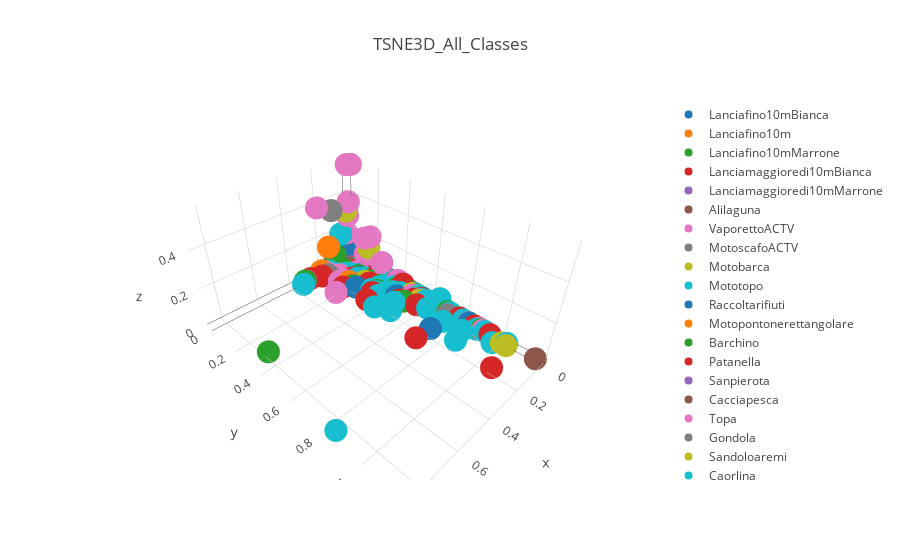

The notebook cell saved with this chart:
### Code cell
y_labels = np.unique(y)

traces = []
for label in y_labels:
    traces.append(go.Scatter3d(x=df[df['labels'] == label]['x'], y=df[df['labels'] == label]['y'], z=df[df['labels'] == label]['z'],
                    mode='markers', name=train_cvj.get_class_id_2_name(label)))
    
data = go.Data(traces)

layout = go.Layout(title="TSNE3D_All_Classes")
print(layout.title)

fig = go.Figure(data=data, layout=layout)

pyo.iplot(fig)

### Figure 1 — Plotly figure (JSON) as saved in the notebook; plotly's stock layout.template omitted (floating-point values rounded to 4 significant figures; data arrays with more than 128 entries replaced by an {"elided": "..."} marker saying what was removed)
{"data": [{"mode": "markers", "name": "Lanciafino10mBianca", "type": "scatter3d", "uid": "f00d61bc-87be-4b50-b514-28be48cb7331", "x": {"elided": "354 float values"}, "y": {"elided": "354 float values"}, "z": {"elided": "354 float values"}}, {"mode": "markers", "name": "Lanciafino10m", "type": "scatter3d", "uid": "2cdd40f5-9c3b-4409-b1c1-b2c084d55bdf", "x": [0, 0, 0, 0, 0, 0.0003768, 0, 0, 0, 0, 0, 0.002312, 0, 0], "y": [0, 0, 0, 0, 0, 0, 0, 0, 0, 0, 0, 0, 0, 0], "z": [0, 0, 0, 0, 0, 0, 0, 0, 0, 0, 0, 0, 0, 0.0006801]}, {"mode": "markers", "name": "Lanciafino10mMarrone", "type": "scatter3d", "uid": "cc0cdee9-bfa3-4b97-b7f7-cbdb00bd20a2", "x": {"elided": "224 float values"}, "y": {"elided": "224 float values"}, "z": {"elided": "224 float values"}}, {"mode": "markers", "name": "Lanciamaggioredi10mBianca", "type": "scatter3d", "uid": "907d0a42-0881-4f3c-a3a8-3164d31bce59", "x": [0.02108, 0, 0.004054, 0, 0, 0], "y": [0, 0.00153, 0.007884, 0, 0.01254, 0], "z": [0, 0, 0, 0, 0, 0]}, {"mode": "markers", "name": "Lanciamaggioredi10mMarrone", "type": "scatter3d", "uid": "25744a5b-6fc6-4c9b-948f-4d24b03c6257", "x": [0.0135, 0, 0, 0.03641], "y": [0, 0, 0.01446, 0], "z": [0.01183, 0, 0, 0]}, {"mode": "markers", "name": "Alilaguna", "type": "scatter3d", "uid": "340f687a-d537-4246-aba0-9e9e30203959", "x": [0, 0, 0.002021, 0.004953, 0, 0.03429, 0.01013, 0.002103, 0, 0, 0, 0, 0.0008739, 0.05456, 0.04291, 0, 0, 0.03342, 0.002044, 0, 0.01792, 0.0005583, 0.01378, 0, 0, 0, 0, 0, 0.01037, 0, 0.02094, 0.07015, 0, 0.006665, 0.01473, 0, 0, 0.001306, 0.005407, 0.02272, 0.006788, 0.003237, 0.006808, 0.0001834, 0, 0.004269, 0, 0.01742, 0, 0.006106, 0, 0, 0, 0, 0, 0, 0, 0, 0, 0.004276], "y": [0.0002896, 0.01783, 0, 0, 0, 0, 0, 0, 0.001819, 0, 0, 0.0003264, 0, 0, 0, 0.001857, 0.0002095, 0, 0, 0, 0, 0, 0.1548, 0, 0, 0, 0, 0, 0, 0.0001251, 0, 0, 0.0451, 0, 0, 0.004673, 0, 0, 0.1317, 0.001463, 0, 0.01107, 0, 0, 0.004038, 0, 0.02036, 0.001739, 0, 0, 0, 0.03973, 0.002168, 0, 0, 0.00413, 0.01962, 0.0398, 0.02279, 0], "z": [0, 0, 0, 0, 0, 0, 0, 0, 0, 0, 0, 0, 0, 0.003313, 0, 0, 0, 0.008642, 0, 0, 0, 0, 0, 0, 0, 0, 0, 0, 0, 0, 0, 0.002124, 0, 0, 0, 0, 0, 0, 0, 0, 0, 0, 0, 0, 0, 0, 0, 0, 0, 0, 0, 0, 0, 0, 0, 0, 0, 0, 0, 0]}, {"mode": "markers", "name": "VaporettoACTV", "type": "scatter3d", "uid": "ca476758-b1b7-4a94-8121-9d4ba2f6ab8c", "x": {"elided": "483 float values"}, "y": {"elided": "483 float values"}, "z": {"elided": "483 float values"}}, {"mode": "markers", "name": "MotoscafoACTV", "type": "scatter3d", "uid": "10a280e5-a887-4272-a56c-c98822ac319f", "x": [0.0007309, 0, 0, 0.12, 0.1999], "y": [0, 0, 0.006325, 0, 0.04054], "z": [0, 0, 0, 0.3416, 0]}, {"mode": "markers", "name": "Motobarca", "type": "scatter3d", "uid": "42ca5a25-5ed3-4e22-a1f1-5b9a9fb40236", "x": {"elided": "143 float values"}, "y": {"elided": "143 float values"}, "z": {"elided": "143 float values"}}, {"mode": "markers", "name": "Mototopo", "type": "scatter3d", "uid": "2d008a96-3182-4cfc-8f14-1834f90fed7d", "x": {"elided": "563 float values"}, "y": {"elided": "563 float values"}, "z": {"elided": "563 float values"}}, {"mode": "markers", "name": "Raccoltarifiuti", "type": "scatter3d", "uid": "967a81a8-2adf-4753-8b73-3b1e292abdfd", "x": [0, 0, 0, 0, 0, 0.01085, 0, 0.006247, 0, 0, 0, 0, 0.04034, 0.0009702, 0, 0, 0, 0, 0, 0.008856, 0.00144, 0, 0, 0.02497, 0, 0.001249, 0.02369, 0, 0.008681, 0, 0.01522, 0, 0.001873, 0.002248, 0.03648, 0.01708, 0, 0, 0, 0, 0.001926, 0, 0, 0, 0.0008849, 0, 0.04355, 0.08015, 0, 0.003264, 0, 0, 0.0007137, 0, 0, 0.0008347], "y": [0, 0, 0, 0, 0, 0, 0, 0.3873, 0, 0.2828, 0.0002931, 0, 0, 0, 0, 0, 0.1957, 0, 0, 0, 0, 0, 0.07922, 0, 0.05686, 0.06952, 0, 0.084, 0, 0.00817, 0.1319, 0, 0, 0, 0, 0, 0.0007907, 0, 0, 0, 0.008243, 0.1525, 0, 0, 0, 0.0372, 0, 0.4366, 0, 0, 0.01877, 0.1414, 0, 0, 0, 0], "z": [0, 0, 0, 0, 0, 0, 0, 0, 0, 0, 0, 0, 0, 0, 0, 0, 0, 0, 0, 0, 0, 0, 0, 0, 0, 0.02414, 0, 0, 0, 0, 0, 0, 0, 0, 0, 0, 0, 0, 0, 0.00349, 0, 0, 0, 0, 0, 0.006123, 0, 0, 0, 0, 0, 0, 0, 0, 0, 0]}, {"mode": "markers", "name": "Motopontonerettangolare", "type": "scatter3d", "uid": "1fabfd79-b571-4af7-a99c-1fd4b94569a8", "x": [0, 0.05634, 0.1626, 0, 0, 0.02338, 0], "y": [0, 0, 0.1708, 0, 0, 0, 0.05344], "z": [0, 0, 0, 0, 0, 0, 0]}, {"mode": "markers", "name": "Barchino", "type": "scatter3d", "uid": "55f86702-8b87-43a0-bf4f-536639c64f5a", "x": [0.1477, 0, 0, 0, 0, 0, 0.003717, 0, 0.07637, 0, 0, 0, 0, 0.05706, 0, 0, 0.06373, 0.002826, 0.05677, 0, 0.01322, 0.1026, 0.003929, 0.1277, 0.0172, 0.002157, 0.005726, 0, 0.01023, 0, 0, 0.01813, 0, 0, 0, 0.01534, 0.08882, 0, 0, 0.01929, 0.01897, 0.04498, 0.0136, 0.001039, 0.1742, 0.004533, 0.03955, 0, 0.003341, 0.04351, 0.000111, 0.009464, 0, 0, 0, 0.006402, 0.02726, 0.0169, 0.04736, 0.005073, 0.00483, 0, 0.1297, 0.03717, 0.04955, 0.007613, 0.02694, 0.03676, 0, 0, 0.04021, 0.0003869, 0, 0, 0.003763, 0, 0, 0.004993, 0], "y": [0.05152, 0.03898, 0, 0, 0.1193, 0, 0, 0, 0.02423, 0.8935, 0.1362, 0, 0, 0.05092, 0, 0.7007, 0.008463, 0.009466, 0, 0, 0, 0.08459, 0.08206, 0.01619, 0.1207, 0.08237, 0, 0.002082, 0.02088, 0.2948, 0.00979, 0, 0, 0, 0, 0, 0.4916, 0.01169, 0.007475, 0.01723, 0, 0.08846, 0, 6.063e-05, 0.2142, 0, 0, 0, 0, 0.2588, 1.458e-05, 0, 0, 0, 0.005691, 0, 0.104, 0.004918, 0, 0, 0, 0, 0.06497, 0, 0, 0.01455, 0.4028, 0.000287, 0, 0, 0, 0.002781, 0, 0.2766, 0, 0.171, 0.07435, 0.0009892, 0], "z": [0, 0, 0, 0, 0, 0, 0, 0, 0, 0, 0, 0, 0, 0, 0, 0, 0, 0, 0, 0, 0, 0, 0, 0, 0, 0, 0, 0, 0, 0, 0, 0, 0, 0, 0, 0, 0, 0, 0, 0, 0, 0, 0, 0, 0, 0.004857, 0, 0, 0, 0, 0, 0, 0, 0, 0, 0, 0, 0, 0, 0, 0, 0, 0, 0, 0, 0, 0, 0.008339, 0, 0.03753, 0, 0, 0, 0, 0, 0, 0, 0, 0]}, {"mode": "markers", "name": "Patanella", "type": "scatter3d", "uid": "b0817ac6-714f-45a8-8b0f-15c01e42fd00", "x": {"elided": "204 float values"}, "y": {"elided": "204 float values"}, "z": {"elided": "204 float values"}}, {"mode": "markers", "name": "Sanpierota", "type": "scatter3d", "uid": "39bb6b0e-912b-41c2-90d3-e6354d0f9f90", "x": [0.004868, 0, 0.08434, 0, 0.007006], "y": [0, 0, 0, 0, 0], "z": [0, 0, 0, 0, 0]}, {"mode": "markers", "name": "Cacciapesca", "type": "scatter3d", "uid": "87e8be3a-b9aa-4d5d-ac0d-0b7d091079ea", "x": [0, 0.03726, 0, 0.1117, 0.01359, 0, 0.0001935, 0, 0.03318, 0, 0.01585, 0, 0, 0.06772, 0.01701, 0, 0.02398, 0.002814, 0, 0, 0.0112, 0, 0, 0, 0], "y": [0, 0, 0.01216, 0, 0, 0.001681, 0.003781, 0, 0.03109, 0, 0, 0.009421, 0.05372, 0.07634, 0, 0, 0, 0, 0.3204, 0, 0.002273, 0, 0.008103, 1.166, 0], "z": [0, 0, 0, 0, 0, 0, 0, 0, 0, 0, 0, 0, 0, 0, 0, 0, 0, 0, 0, 0, 0, 0, 0, 0, 0]}, {"mode": "markers", "name": "Topa", "type": "scatter3d", "uid": "a05e11b7-029c-44b9-88a6-f48a8129311f", "x": [0, 0.012, 0.005516, 0.1868, 0, 0.0008533, 0.00391, 0.0004926, 0, 0, 0.002748, 0, 0.0006876, 0, 0.02739, 0, 0, 0.01535, 0.004021, 0, 0, 0.02015, 0, 0.001865, 0, 0.1783, 0.01848, 0.1538, 0, 0.002226, 0, 0.01774, 0.03742, 0.00659, 0.01184, 0.01206, 0, 0.1994, 0, 0, 0.004452, 0, 0.03352, 0, 0.02643, 0.004223, 0, 0.0133, 0.02412, 0.006546, 0.0574, 0.02926, 0.05222, 0, 0.0001193, 0.001053, 0.0008196, 0.05161, 0, 0, 0], "y": [0, 0, 0, 0.042, 0.4217, 0, 0, 0, 0, 0, 0, 0, 0, 0.2359, 0, 0.1249, 0.2767, 0, 0, 0, 0.00454, 0, 0, 0.01267, 0, 0, 0, 0.08562, 0, 0.003669, 0, 0, 0, 0, 0.1188, 0.02897, 0, 0.1336, 0.09634, 0.1493, 0, 0, 0, 0, 0.000463, 0, 0.9, 0, 0.2347, 0, 0.1325, 0, 0, 0.8787, 0, 0, 0.002733, 0.05604, 0.2538, 0, 0], "z": [0, 0, 0, 0, 0, 0, 0, 0, 0, 0, 0, 0, 0, 0, 0, 0, 0, 0, 0, 0, 0, 0, 0, 0, 0, 0, 0, 0, 0, 0, 0, 0, 0.03837, 0, 0, 0, 0, 0, 0, 0, 0, 0, 0, 0, 0, 0, 0, 0, 0, 0, 0, 0, 0, 0, 0, 0, 0, 0, 0.08489, 0, 0]}, {"mode": "markers", "name": "Gondola", "type": "scatter3d", "uid": "188d582e-d481-4a82-9c2a-4cb0e6d574ae", "x": [0.04828, 0, 0.02113, 0.0353, 0.02427, 0.02934, 0.03114, 0.000221], "y": [0, 0, 0.7153, 0, 0, 0, 0, 0], "z": [0, 0.00866, 0, 0.06659, 0, 0.001373, 0, 0]}, {"mode": "markers", "name": "Sandoloaremi", "type": "scatter3d", "uid": "7d29347b-cf97-4bf7-b5e0-b90a56f9bd0e", "x": [0, 0.05089, 0.03892, 0.02175, 0, 0.001665, 0, 0.01581], "y": [0, 0, 0, 0, 0.001131, 0, 0.002119, 1.032], "z": [0, 0, 0, 0, 0, 0, 0, 0]}, {"mode": "markers", "name": "Caorlina", "type": "scatter3d", "uid": "c75ea922-52e0-4adb-9f86-90c86c076eb4", "x": [0.02686], "y": [0.05532], "z": [0.002148]}, {"mode": "markers", "name": "Polizia", "type": "scatter3d", "uid": "799fb095-fc6d-4b25-88f3-05ba62867612", "x": [0, 0, 0.03592, 0, 0.000114, 0, 0.01373, 0.1611, 0, 0.003055, 0.009061, 0, 0, 0.00247, 0.01833, 0, 0, 0, 0, 0, 0, 0, 0, 0.0116, 0, 0, 0, 0, 0, 0, 0, 0, 0, 0, 0, 0, 0, 0, 0, 0.001333, 0, 0, 0, 0.03583, 0, 0.001487], "y": [0.003122, 0, 0.00269, 0, 0, 0, 0, 0, 0.0143, 0, 0, 0, 0, 0, 0.005884, 0.8256, 0.002658, 0, 0.0004805, 0, 0, 0, 0, 0, 0, 0.009206, 0, 0, 0, 0, 0, 0, 0, 0, 0, 0, 0, 0, 0, 0, 0.009595, 0, 0, 0.167, 0, 0], "z": [0, 0, 0, 0, 0, 0, 0, 0, 0, 0.01652, 0, 0, 0, 0, 0.0006263, 0, 0, 0, 0, 0, 0, 0, 0, 0, 0, 0, 0, 0, 0, 0, 0, 0, 0, 0, 0, 0, 0, 0, 0, 0, 0, 0, 0, 0, 0, 0]}, {"mode": "markers", "name": "Ambulanza", "type": "scatter3d", "uid": "b21567b9-a6f3-4a76-863d-1629bbfa8dc7", "x": [0, 0.01466, 0, 0, 0.09441, 0, 0, 0.001218, 0, 0.0005913, 0, 0.01978, 0.00545, 0, 0, 0.03432, 0.003, 0.2094, 0.001596, 0, 0, 0, 0, 0, 0.009118, 0.02723, 0.01086, 0.00297, 0.08175, 0, 0, 0, 0, 0, 0.02816, 0, 0, 0, 0, 0, 0.006847, 0, 0, 0, 0.001588, 0.04967, 0.0002148, 0, 0, 0, 0.01632, 0.1509, 0.0344], "y": [0, 0.009011, 0, 0, 0.009356, 0, 0, 0, 0, 0, 0, 0, 0, 0, 0, 0, 0, 0.0001997, 0, 0, 0, 0, 0.0004135, 0, 0, 0, 0, 0, 0.002547, 0, 0, 0, 0, 0, 0, 0, 0, 0, 0, 0, 0, 0, 0.00925, 0.05057, 0, 0, 0, 0, 0.4309, 0, 0, 0, 0], "z": [0, 0, 0, 0, 0, 0, 0, 0, 0, 0, 0, 0, 0, 0, 0, 0, 0, 0.01186, 0, 0, 0, 0, 0, 0, 0, 0, 0, 0, 0, 0, 0.001892, 0, 0, 0, 0, 0, 0, 0, 0, 0, 0, 0, 0, 0.05775, 0, 0, 0, 0, 0, 0, 0, 0.1374, 0]}, {"mode": "markers", "name": "VigilidelFuoco", "type": "scatter3d", "uid": "b4258b35-0644-4272-b960-98f4547b09a2", "x": [0, 0, 0, 0, 0, 0, 0.001955, 0, 0.03532, 3.489e-05, 0.01443, 0.005608, 0.00472, 0.0002992, 0, 0, 0, 0.0009884, 0.01218, 0, 0, 0, 0.02707, 0, 0, 0.008857, 0, 0.01762, 0.0008457, 0.01005, 0, 0, 0, 0, 0.01162, 0, 0.001215, 0.004717, 0, 0, 0.01212, 0, 0.05574, 0.000659, 0.01033, 0.08185, 0, 0, 0, 0.003052, 0.004201, 0, 0, 0, 0], "y": [0, 0, 0, 0, 0, 0.0003866, 0, 0.002039, 0.3918, 0, 0, 0, 0.189, 0, 0, 0, 0.02255, 0, 0.00918, 0.001609, 0.002126, 0, 0, 0, 0, 0.02312, 0, 0, 0, 0, 0, 0, 0, 0, 0, 0, 0, 0, 0, 0, 0, 0, 0, 0, 0.0002358, 0, 0, 0, 0, 0, 0, 0, 0, 0.0119, 0.1387], "z": [0, 0, 0, 0, 0, 0, 0, 0, 0, 0, 0, 0, 0, 0, 0, 0, 0, 0, 0, 0, 0, 0, 0, 0, 0, 0, 0, 0, 0, 0, 0, 0, 0, 0, 0, 0, 0, 0, 0, 0, 0, 0, 0, 0, 0, 0, 0, 0, 0, 0, 0, 0, 0, 0, 0]}, {"mode": "markers", "name": "other", "type": "scatter3d", "uid": "f12db60e-72ba-43e6-ac3b-eb11c82dfb70", "x": {"elided": "340 float values"}, "y": {"elided": "340 float values"}, "z": {"elided": "340 float values"}}], "layout": {"title": "TSNE3D_All_Classes"}}
